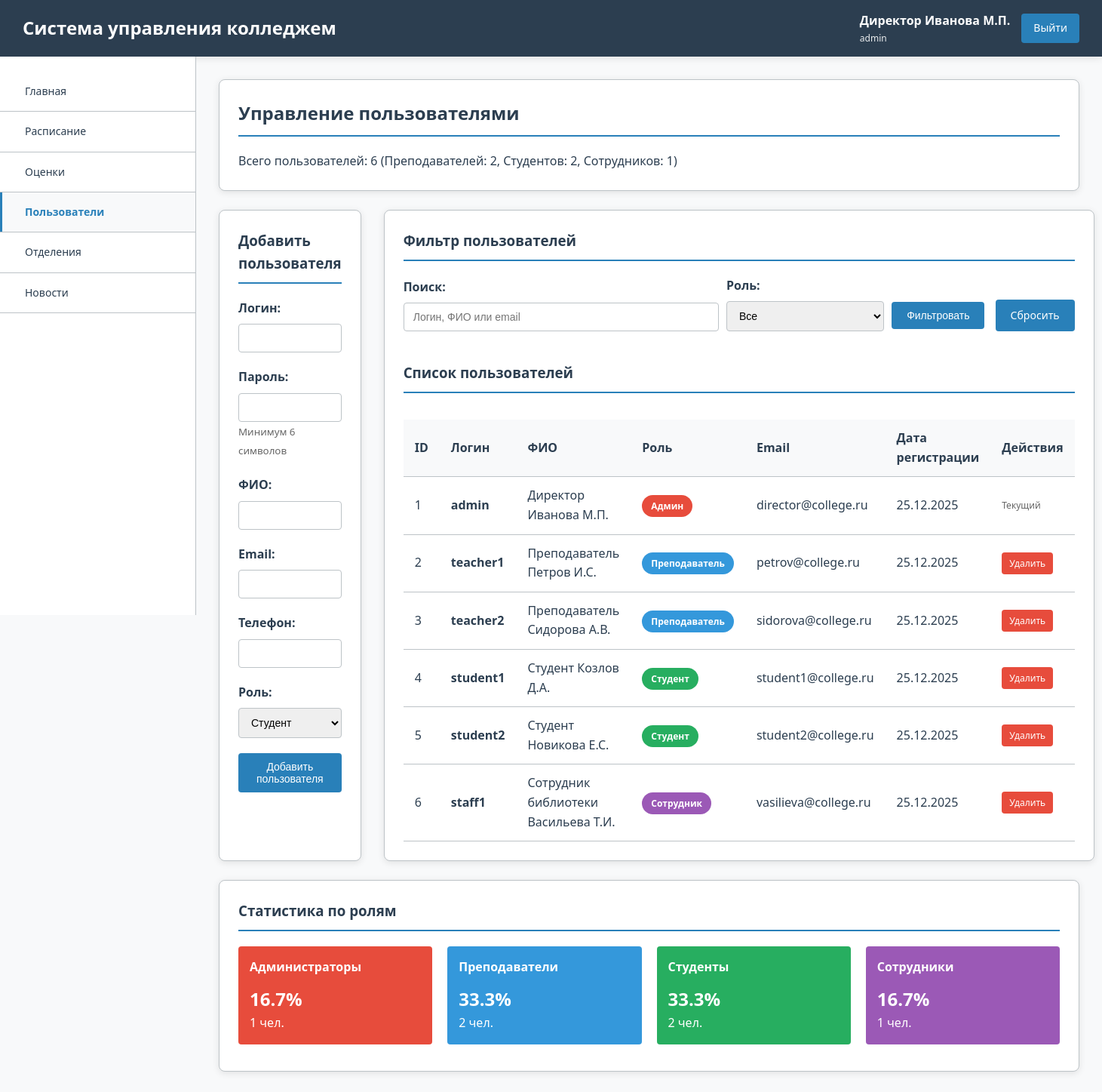
/users.php (signed in), run on the app's committed database.
### tables this page shows
CREATE TABLE users (
    id INT AUTO_INCREMENT PRIMARY KEY,
    username VARCHAR(50) NOT NULL UNIQUE,
    password VARCHAR(255) NOT NULL,
    role ENUM('admin', 'teacher', 'student', 'staff') NOT NULL,
    full_name VARCHAR(100) NOT NULL,
    email VARCHAR(100),
    phone VARCHAR(20),
    created_at TIMESTAMP DEFAULT CURRENT_TIMESTAMP
);

### config.php (called while the page is built, shortened)
<?php
function escape($data) {
    return htmlspecialchars($data, ENT_QUOTES, 'UTF-8');
}
?>

### users.php (the view, shortened to what this page needs)
<?php
require_once 'header.php';
$search = $_GET['search'] ?? '';
$query = "SELECT * FROM users WHERE 1=1";
$params = [];
$query .= " ORDER BY created_at DESC";
$stmt = $pdo->prepare($query);
$stmt->execute($params);
$users = $stmt->fetchAll();
$total_users = $pdo->query("SELECT COUNT(*) FROM users")->fetchColumn();
$total_teachers = $pdo->query("SELECT COUNT(*) FROM users WHERE role = 'teacher'")->fetchColumn();
$total_students = $pdo->query("SELECT COUNT(*) FROM users WHERE role = 'student'")->fetchColumn();
$total_staff = $pdo->query("SELECT COUNT(*) FROM users WHERE role = 'staff'")->fetchColumn();
?>
<div class="card">
    <h2>Управление пользователями</h2>
    <p>Всего пользователей: <?php echo $total_users; ?> (Преподавателей: <?php echo $total_teachers; ?>, Студентов: <?php echo $total_students; ?>, Сотрудников: <?php echo $total_staff; ?>)</p>
</div>
<div class="grid-2">
    <div class="card">
        <h3>Добавить пользователя</h3>
        <form method="POST" action="">
            <div class="form-group">
                <label for="username">Логин:</label>
                <input type="text" id="username" name="username" required>
            </div>
            <div class="form-group">
                <label for="password">Пароль:</label>
                <input type="password" id="password" name="password" required>
                <small style="color: #666;">Минимум 6 символов</small>
            </div>
            <div class="form-group">
                <label for="full_name">ФИО:</label>
                <input type="text" id="full_name" name="full_name" required>
            </div>
            <div class="form-group">
                <label for="email">Email:</label>
                <input type="email" id="email" name="email">
            </div>
            <div class="form-group">
                <label for="phone">Телефон:</label>
                <input type="text" id="phone" name="phone">
            </div>
            <div class="form-group">
                <label for="role">Роль:</label>
                <select id="role" name="role" required>
                    <option value="student">Студент</option>
                </select>
            </div>
            <button type="submit" name="add_user" class="btn">Добавить пользователя</button>
        </form>
    </div>
    <div class="card">
        <h3>Фильтр пользователей</h3>
        <form method="GET" action="" style="display: flex; gap: 10px; align-items: end;">
            <div class="form-group" style="flex: 2;">
                <label for="search">Поиск:</label>
                <input type="text" id="search" name="search" value="<?php echo escape($search); ?>" placeholder="Логин, ФИО или email">
            </div>
            <div class="form-group" style="flex: 1;">
                <label for="role">Роль:</label>
                <select id="role" name="role">
                    <option value="">Все</option>
                </select>
            </div>
            <div class="form-group">
                <button type="submit" class="btn">Фильтровать</button>
                <a href="users.php" class="btn btn-secondary" style="margin-left: 10px;">Сбросить</a>
            </div>
        </form>
        <div style="margin-top: 20px;">
            <h3>Список пользователей</h3>
            <?php if ($users): ?>
                <div style="overflow-x: auto;">
                    <table>
                        <thead>
                            <tr>
                                <th>ID</th>
                                <th>Логин</th>
                                <th>ФИО</th>
                                <th>Роль</th>
                                <th>Email</th>
                                <th>Дата регистрации</th>
                                <th>Действия</th>
                            </tr>
                        </thead>
                        <tbody>
                            <?php foreach ($users as $user): ?>
                            <tr>
                                <td><?php echo $user['id']; ?></td>
                                <td><strong><?php echo escape($user['username']); ?></strong></td>
                                <td><?php echo escape($user['full_name']); ?></td>
                                <td>
                                    <span class="status <?php echo $user['role']; ?>">
                                        <?php
                                        $roles = [
                                            'admin' => 'Админ',
                                            'teacher' => 'Преподаватель',
                                            'student' => 'Студент',
                                            'staff' => 'Сотрудник'
                                        ];
                                        echo $roles[$user['role']];
                                        ?>
                                    </span>
                                </td>
                                <td><?php echo escape($user['email']); ?></td>
                                <td><?php echo date('d.m.Y', strtotime($user['created_at'])); ?></td>
                                <td>
                                    <div style="display: flex; gap: 5px; flex-wrap: wrap;">
                                        <?php if ($user['id'] != $_SESSION['user_id']): ?>
                                            <a href="?delete=<?php echo $user['id']; ?>"
                                               class="btn btn-danger"
                                               style="padding: 5px 10px; font-size: 12px;"
                                               onclick="return confirm('Удалить пользователя <?php echo escape($user['full_name']); ?>?')">
                                                Удалить
                                            </a>
                                        <?php else: ?>
                                            <span style="color: #666; font-size: 12px;">Текущий</span>
                                        <?php endif; ?>
                                    </div>
                                </td>
                            </tr>
                            <?php endforeach; ?>
                        </tbody>
                    </table>
                </div>
            <?php else: ?>
                <p style="text-align: center; color: #666; padding: 20px;">Пользователи не найдены</p>
            <?php endif; ?>
        </div>
    </div>
</div>
<div class="card">
    <h3>Статистика по ролям</h3>
    <div style="display: flex; gap: 20px; flex-wrap: wrap;">
        <div style="flex: 1; min-width: 200px;">
            <div style="background: #e74c3c; color: white; padding: 15px; border-radius: 4px; margin-bottom: 10px;">
                <h4 style="margin: 0; color: white;">Администраторы</h4>
                <div style="font-size: 24px; font-weight: bold; margin-top: 10px;"><?php echo $total_users > 0 ? round(($pdo->query("SELECT COUNT(*) FROM users WHERE role = 'admin'")->fetchColumn() / $total_users) * 100, 1) : 0; ?>%</div>
                <div><?php echo $pdo->query("SELECT COUNT(*) FROM users WHERE role = 'admin'")->fetchColumn(); ?> чел.</div>
            </div>
        </div>
        <div style="flex: 1; min-width: 200px;">
            <div style="background: #3498db; color: white; padding: 15px; border-radius: 4px; margin-bottom: 10px;">
                <h4 style="margin: 0; color: white;">Преподаватели</h4>
                <div style="font-size: 24px; font-weight: bold; margin-top: 10px;"><?php echo $total_users > 0 ? round(($total_teachers / $total_users) * 100, 1) : 0; ?>%</div>
                <div><?php echo $total_teachers; ?> чел.</div>
            </div>
        </div>
        <div style="flex: 1; min-width: 200px;">
            <div style="background: #27ae60; color: white; padding: 15px; border-radius: 4px; margin-bottom: 10px;">
                <h4 style="margin: 0; color: white;">Студенты</h4>
                <div style="font-size: 24px; font-weight: bold; margin-top: 10px;"><?php echo $total_users > 0 ? round(($total_students / $total_users) * 100, 1) : 0; ?>%</div>
                <div><?php echo $total_students; ?> чел.</div>
            </div>
        </div>
        <div style="flex: 1; min-width: 200px;">
            <div style="background: #9b59b6; color: white; padding: 15px; border-radius: 4px; margin-bottom: 10px;">
                <h4 style="margin: 0; color: white;">Сотрудники</h4>
                <div style="font-size: 24px; font-weight: bold; margin-top: 10px;"><?php echo $total_users > 0 ? round(($total_staff / $total_users) * 100, 1) : 0; ?>%</div>
                <div><?php echo $total_staff; ?> чел.</div>
            </div>
        </div>
    </div>
</div>
</div>
</body>
</html>

### college_style.css (style rules this page uses)
:root { --primary-color: #2c3e50; --primary-light: #34495e; --secondary-color: #2980b9; --accent-color: #27ae60; --warning-color: #e67e22; --danger-color: #e74c3c; --light-color: #ecf0f1; --dark-color: #2c3e50; --border-color: #bdc3c7; --shadow: 0 2px 10px rgba(0,0,0,0.1); --shadow-hover: 0 5px 20px rgba(0,0,0,0.15); }
* { margin: 0; padding: 0; box-sizing: border-box; }
body { font-family: 'Segoe UI', Tahoma, Geneva, Verdana, sans-serif; background: #f8f9fa; color: var(--dark-color); line-height: 1.6; }
.card { background: white; padding: 25px; border-radius: 8px; box-shadow: var(--shadow); margin-bottom: 25px; border: 1px solid var(--border-color); }
.card h2, .card h3 { color: var(--primary-color); margin-bottom: 20px; padding-bottom: 10px; border-bottom: 2px solid var(--secondary-color); }
table { width: 100%; border-collapse: collapse; margin-top: 15px; }
th, td { padding: 12px 15px; text-align: left; border-bottom: 1px solid var(--border-color); }
th { background: #f8f9fa; font-weight: 600; color: var(--primary-color); }
.status { padding: 6px 12px; border-radius: 20px; font-size: 12px; font-weight: bold; }
.status.admin { background: #e74c3c; color: white; }
.status.teacher { background: #3498db; color: white; }
.status.student { background: #27ae60; color: white; }
.status.staff { background: #9b59b6; color: white; }
.btn { display: inline-block; padding: 10px 20px; background: var(--secondary-color); color: white; text-decoration: none; border-radius: 4px; border: none; cursor: pointer; font-size: 14px; }
.btn-danger { background: var(--danger-color); }
.form-group { margin-bottom: 20px; }
label { display: block; margin-bottom: 8px; font-weight: 600; color: var(--primary-color); }
input, select, textarea { width: 100%; padding: 10px 12px; border: 1px solid var(--border-color); border-radius: 4px; font-size: 14px; }
.grid-2 { display: grid; grid-template-columns: 1fr 1fr; gap: 30px; }

### data on the page
users: id "1", username "admin", full_name "Директор Иванова М.П.", role "Админ", email "director@college.ru", created_at "25.12.2025", shows "Текущий"
users: id "2", username "teacher1", full_name "Преподаватель Петров И.С.", role "Преподаватель", email "petrov@college.ru", created_at "25.12.2025"
users: id "3", username "teacher2", full_name "Преподаватель Сидорова А.В.", role "Преподаватель", email "sidorova@college.ru", created_at "25.12.2025"
users: id "4", username "student1", full_name "Студент Козлов Д.А.", role "Студент", email "student1@college.ru", created_at "25.12.2025"
users: id "5", username "student2", full_name "Студент Новикова Е.С.", role "Студент", email "student2@college.ru", created_at "25.12.2025"
users: id "6", username "staff1", full_name "Сотрудник библиотеки Васильева Т.И.", role "Сотрудник", email "vasilieva@college.ru", created_at "25.12.2025"

### other printed values
$_SESSION['full_name'] "Директор Иванова М.П."
$_SESSION['role'] "admin"
$total_users "6"
$total_teachers "2"
$total_students "2"
$total_staff "1"
